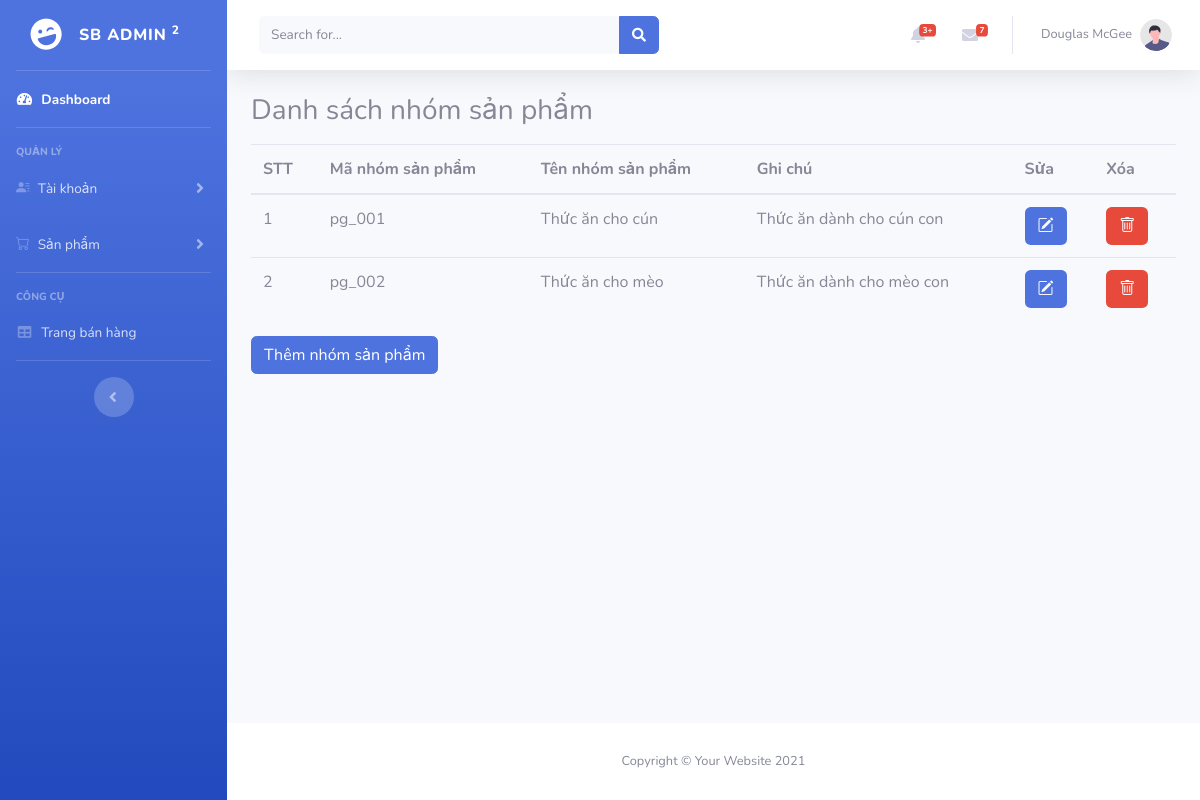
The app's page /admin/index.php?controller=product_groups with its own data.
### tables this page shows
CREATE TABLE `mega_product_groups` (
  `id` varchar(11) NOT NULL,
  `product_group_id` varchar(11) NOT NULL,
  `name` varchar(150) NOT NULL,
  `note` text NOT NULL
);

### admin/controllers/product_groups_controller.php (called while the page is built, shortened)
<?php
require_once 'models/productGroups.php';
class ProductGroupsController extends BaseController
{
    public function index()
    {
        $productGroups = ProductGroup::get_all();
        $data = array('productGroups' => $productGroups);
        $this->render('index', $data);
    }
}

### admin/routes.php (called while the page is built, shortened)
<?php
$controller = new $klass;
$controller->$action();

### admin/index.php (called while the page is built, shortened)
<?php
require_once('routes.php');

### admin/models/productGroups.php (called while the page is built, shortened)
<?php
class ProductGroup
{
    function __construct(
        $id,
        $productGroupId,
        $name,
        $note,
    ) {
        $this->id = $id;
        $this->productGroupId = $productGroupId;
        $this->name = $name;
        $this->note = $note;
    }
    static function get_all()
    {
        $list = [];
        $db = DB::getInstance();
        $req = $db->query("SELECT * FROM `mega_product_groups` ORDER BY id");
        foreach ($req->fetchAll() as $item) {
            $list[] = new ProductGroup($item['id'], $item['product_group_id'], $item['name'], $item['note']);
        }
        return $list;
    }
}

### admin/views/products/groups/index.php (the view)
<div class="w-100">
    <h3>Danh sách nhóm sản phẩm</h3>
    <table class="table table-hover mt-3">
        <thead>
            <tr>
                <th scope="col">STT</th>
                <th scope="col">Mã nhóm sản phẩm</th>
                <th scope="col">Tên nhóm sản phẩm</th>
                <th scope="col">Ghi chú</th>
                <th scope="col">Sửa</th>
                <th scope="col">Xóa</th>
            </tr>
        </thead>
        <tbody>
            <?php
            foreach ($productGroups as $index => $v) {
                echo '
                <tr>
                    <td>' . $index  + 1 . '</td>
                    <td>' . $v->productGroupId . '</td>
                    <td>' . $v->name . '</td>
                    <td>' . $v->note . '</td>
                    <td>
                        <a class="btn bg-primary" href="index.php?controller=product_groups&action=edit_product_group&id=' . $v->id . '"><i class="bi bi-pencil-square text-light"></i></a>
                    </td>
                    <td>
                        <a class="btn bg-danger" href="index.php?controller=product_groups&action=delete_product_group&id=' . $v->id . '"><i class="bi bi-trash text-light"></i></a>
                    </td>
                </tr>
            ';
            }
            ?>
        </tbody>
    </table>
    <a href="index.php?controller=product_groups&action=add_product_group" class="btn btn-primary">
        Thêm nhóm sản phẩm
    </a>
</div>

### records on screen
mega_product_groups: product_group "pg_001", name "Thức ăn cho cún", note "Thức ăn dành cho cún con"
mega_product_groups: product_group "pg_002", name "Thức ăn cho mèo", note "Thức ăn dành cho mèo con"
